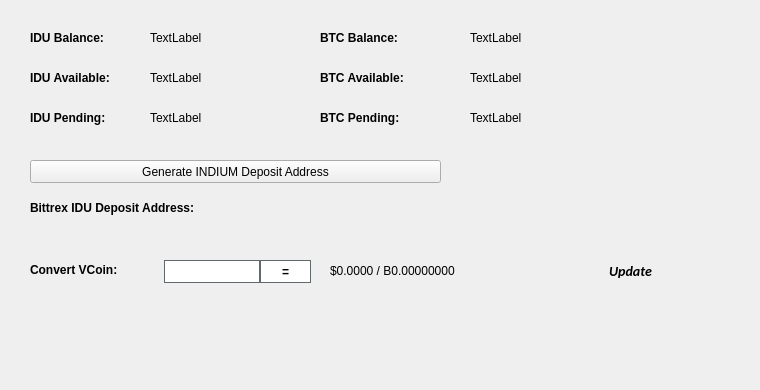
   <widget class="QWidget" name="BalanceTab">
    <attribute name="title">
     <string>Balance</string>
    </attribute>
    <widget class="QLabel" name="BitcoinBalanceLabel">
     <property name="geometry">
      <rect>
       <x>470</x>
       <y>30</y>
       <width>150</width>
       <height>16</height>
      </rect>
     </property>
     <property name="text">
      <string>TextLabel</string>
     </property>
    </widget>
    <widget class="QLabel" name="PIVBalanceLabel">
     <property name="geometry">
      <rect>
       <x>150</x>
       <y>30</y>
       <width>150</width>
       <height>16</height>
      </rect>
     </property>
     <property name="text">
      <string>TextLabel</string>
     </property>
    </widget>
    <widget class="QLabel" name="label_11">
     <property name="geometry">
      <rect>
       <x>30</x>
       <y>30</y>
       <width>101</width>
       <height>16</height>
      </rect>
     </property>
     <property name="font">
      <font>
       <weight>75</weight>
       <bold>true</bold>
      </font>
     </property>
     <property name="text">
      <string>IDU Balance:</string>
     </property>
    </widget>
    <widget class="QLabel" name="label_12">
     <property name="geometry">
      <rect>
       <x>320</x>
       <y>30</y>
       <width>101</width>
       <height>16</height>
      </rect>
     </property>
     <property name="font">
      <font>
       <weight>75</weight>
       <bold>true</bold>
      </font>
     </property>
     <property name="text">
      <string>BTC Balance:</string>
     </property>
    </widget>
    <widget class="QLabel" name="PIVAvailableLabel_2">
     <property name="geometry">
      <rect>
       <x>150</x>
       <y>70</y>
       <width>150</width>
       <height>16</height>
      </rect>
     </property>
     <property name="text">
      <string>TextLabel</string>
     </property>
    </widget>
    <widget class="QLabel" name="label_13">
     <property name="geometry">
      <rect>
       <x>30</x>
       <y>70</y>
       <width>111</width>
       <height>16</height>
      </rect>
     </property>
     <property name="font">
      <font>
       <weight>75</weight>
       <bold>true</bold>
      </font>
     </property>
     <property name="text">
      <string>IDU Available:</string>
     </property>
    </widget>
    <widget class="QLabel" name="label_14">
     <property name="geometry">
      <rect>
       <x>30</x>
       <y>110</y>
       <width>101</width>
       <height>16</height>
      </rect>
     </property>
     <property name="font">
      <font>
       <weight>75</weight>
       <bold>true</bold>
      </font>
     </property>
     <property name="text">
      <string>IDU Pending:</string>
     </property>
    </widget>
    <widget class="QLabel" name="PIVPendingLabel">
     <property name="geometry">
      <rect>
       <x>150</x>
       <y>110</y>
       <width>150</width>
       <height>16</height>
      </rect>
     </property>
     <property name="text">
      <string>TextLabel</string>
     </property>
    </widget>
    <widget class="QLabel" name="label_15">
     <property name="geometry">
      <rect>
       <x>320</x>
       <y>70</y>
       <width>111</width>
       <height>16</height>
      </rect>
     </property>
     <property name="font">
      <font>
       <weight>75</weight>
       <bold>true</bold>
      </font>
     </property>
     <property name="text">
      <string>BTC Available:</string>
     </property>
    </widget>
    <widget class="QLabel" name="BitcoinAvailableLabel">
     <property name="geometry">
      <rect>
       <x>470</x>
       <y>70</y>
       <width>150</width>
       <height>16</height>
      </rect>
     </property>
     <property name="text">
      <string>TextLabel</string>
     </property>
    </widget>
    <widget class="QLabel" name="label_31">
     <property name="geometry">
      <rect>
       <x>320</x>
       <y>110</y>
       <width>111</width>
       <height>16</height>
      </rect>
     </property>
     <property name="font">
      <font>
       <weight>75</weight>
       <bold>true</bold>
      </font>
     </property>
     <property name="text">
      <string>BTC Pending:</string>
     </property>
    </widget>
    <widget class="QLabel" name="BitcoinPendingLabel">
     <property name="geometry">
      <rect>
       <x>470</x>
       <y>110</y>
       <width>150</width>
       <height>16</height>
      </rect>
     </property>
     <property name="text">
      <string>TextLabel</string>
     </property>
    </widget>
    <widget class="QLabel" name="label_33">
     <property name="geometry">
      <rect>
       <x>30</x>
       <y>200</y>
       <width>221</width>
       <height>16</height>
      </rect>
     </property>
     <property name="font">
      <font>
       <weight>75</weight>
       <bold>true</bold>
      </font>
     </property>
     <property name="text">
      <string>Bittrex IDU Deposit Address:</string>
     </property>
    </widget>
    <widget class="QPushButton" name="GenDepositBTN">
     <property name="geometry">
      <rect>
       <x>30</x>
       <y>160</y>
       <width>411</width>
       <height>23</height>
      </rect>
     </property>
     <property name="text">
      <string>Generate INDIUM Deposit Address</string>
     </property>
     <property name="icon">
      <iconset resource="../indium.qrc">
       <normaloff>:/icons/bitcoin</normaloff>:/icons/bitcoin</iconset>
     </property>
    </widget>
    <widget class="QLabel" name="DepositAddressLabel">
     <property name="geometry">
      <rect>
       <x>200</x>
       <y>200</y>
       <width>261</width>
       <height>16</height>
      </rect>
     </property>
     <property name="palette">
      <palette>
       <active>
        <colorrole role="WindowText">
         <brush brushstyle="SolidPattern">
          <color alpha="255">
           <red>0</red>
           <green>0</green>
           <blue>0</blue>
          </color>
         </brush>
        </colorrole>
        <colorrole role="Text">
         <brush brushstyle="SolidPattern">
          <color alpha="255">
           <red>0</red>
           <green>0</green>
           <blue>255</blue>
          </color>
         </brush>
        </colorrole>
       </active>
       <inactive>
        <colorrole role="WindowText">
         <brush brushstyle="SolidPattern">
          <color alpha="255">
           <red>0</red>
           <green>0</green>
           <blue>0</blue>
          </color>
         </brush>
        </colorrole>
        <colorrole role="Text">
         <brush brushstyle="SolidPattern">
          <color alpha="255">
           <red>0</red>
           <green>0</green>
           <blue>255</blue>
          </color>
         </brush>
        </colorrole>
       </inactive>
       <disabled>
        <colorrole role="WindowText">
         <brush brushstyle="SolidPattern">
          <color alpha="255">
           <red>120</red>
           <green>120</green>
           <blue>120</blue>
          </color>
         </brush>
        </colorrole>
        <colorrole role="Text">
         <brush brushstyle="SolidPattern">
          <color alpha="255">
           <red>120</red>
           <green>120</green>
           <blue>120</blue>
          </color>
         </brush>
        </colorrole>
       </disabled>
      </palette>
     </property>
     <property name="font">
      <font>
       <weight>75</weight>
       <bold>true</bold>
      </font>
     </property>
     <property name="text">
      <string/>
     </property>
     <property name="alignment">
      <set>Qt::AlignRight|Qt::AlignTrailing|Qt::AlignVCenter</set>
     </property>
     <property name="textInteractionFlags">
      <set>Qt::LinksAccessibleByMouse|Qt::TextSelectableByKeyboard|Qt::TextSelectableByMouse</set>
     </property>
    </widget>
    <widget class="QLabel" name="label_8">
     <property name="geometry">
      <rect>
       <x>460</x>
       <y>300</y>
       <width>281</width>
       <height>81</height>
      </rect>
     </property>
     <property name="text">
      <string/>
     </property>
     <property name="pixmap">
      <pixmap>:/images/bittrex</pixmap>
     </property>
    </widget>
    <widget class="QWidget" name="widgetConversion" native="true">
     <property name="geometry">
      <rect>
       <x>0</x>
       <y>250</y>
       <width>751</width>
       <height>43</height>
      </rect>
     </property>
     <property name="minimumSize">
      <size>
       <width>0</width>
       <height>43</height>
      </size>
     </property>
     <property name="styleSheet">
      <string notr="true"/>
     </property>
     <widget class="QPushButton" name="btnUpdateMarketData">
      <property name="geometry">
       <rect>
        <x>575</x>
        <y>0</y>
        <width>111</width>
        <height>41</height>
       </rect>
      </property>
      <property name="sizePolicy">
       <sizepolicy hsizetype="Expanding" vsizetype="Expanding">
        <horstretch>0</horstretch>
        <verstretch>0</verstretch>
       </sizepolicy>
      </property>
      <property name="font">
       <font>
        <family>calibri</family>
        <pointsize>-1</pointsize>
        <weight>75</weight>
        <italic>true</italic>
        <bold>true</bold>
       </font>
      </property>
      <property name="styleSheet">
       <string notr="true">margin:0px;text-align:center;padding:2px;border-radius:3px;font-style:italic;width:100px;font-size:14px;font-family:calibri;font-weight:600;</string>
      </property>
      <property name="text">
       <string>Update</string>
      </property>
      <property name="iconSize">
       <size>
        <width>150</width>
        <height>35</height>
       </size>
      </property>
      <property name="autoDefault">
       <bool>true</bool>
      </property>
      <property name="default">
       <bool>true</bool>
      </property>
     </widget>
     <widget class="QLabel" name="lblConvertVCoin">
      <property name="geometry">
       <rect>
        <x>30</x>
        <y>10</y>
        <width>131</width>
        <height>20</height>
       </rect>
      </property>
      <property name="styleSheet">
       <string notr="true"/>
      </property>
      <property name="text">
       <string>&lt;html&gt;&lt;head/&gt;&lt;body&gt;&lt;p&gt;&lt;span style=&quot; font-weight:600;&quot;&gt;Convert VCoin:&lt;/span&gt;&lt;/p&gt;&lt;/body&gt;&lt;/html&gt;</string>
      </property>
     </widget>
     <widget class="QLineEdit" name="txtConvertVCoinQty">
      <property name="geometry">
       <rect>
        <x>160</x>
        <y>10</y>
        <width>100</width>
        <height>23</height>
       </rect>
      </property>
      <property name="minimumSize">
       <size>
        <width>100</width>
        <height>23</height>
       </size>
      </property>
      <property name="maximumSize">
       <size>
        <width>100</width>
        <height>16777215</height>
       </size>
      </property>
      <property name="styleSheet">
       <string notr="true">border: 1px solid #61696c;margin-left:4px;</string>
      </property>
     </widget>
     <widget class="QPushButton" name="btnConvertIndium">
      <property name="geometry">
       <rect>
        <x>260</x>
        <y>10</y>
        <width>51</width>
        <height>23</height>
       </rect>
      </property>
      <property name="minimumSize">
       <size>
        <width>0</width>
        <height>23</height>
       </size>
      </property>
      <property name="styleSheet">
       <string notr="true">border:1px solid #61696c;background:white;font-weight:600;</string>
      </property>
      <property name="text">
       <string>=</string>
      </property>
     </widget>
     <widget class="QLabel" name="lblConvertVCoinResults">
      <property name="geometry">
       <rect>
        <x>330</x>
        <y>0</y>
        <width>201</width>
        <height>41</height>
       </rect>
      </property>
      <property name="styleSheet">
       <string notr="true"/>
      </property>
      <property name="text">
       <string>$0.0000 / B0.00000000</string>
      </property>
     </widget>
     <widget class="QLabel" name="iconOverviewUpdateWait">
      <property name="geometry">
       <rect>
        <x>670</x>
        <y>10</y>
        <width>24</width>
        <height>24</height>
       </rect>
      </property>
      <property name="text">
       <string/>
      </property>
      <property name="pixmap">
       <pixmap resource="../indium.qrc">:/icons/transaction_1</pixmap>
      </property>
      <property name="scaledContents">
       <bool>true</bool>
      </property>
      <property name="alignment">
       <set>Qt::AlignCenter</set>
      </property>
     </widget>
    </widget>
   </widget>
